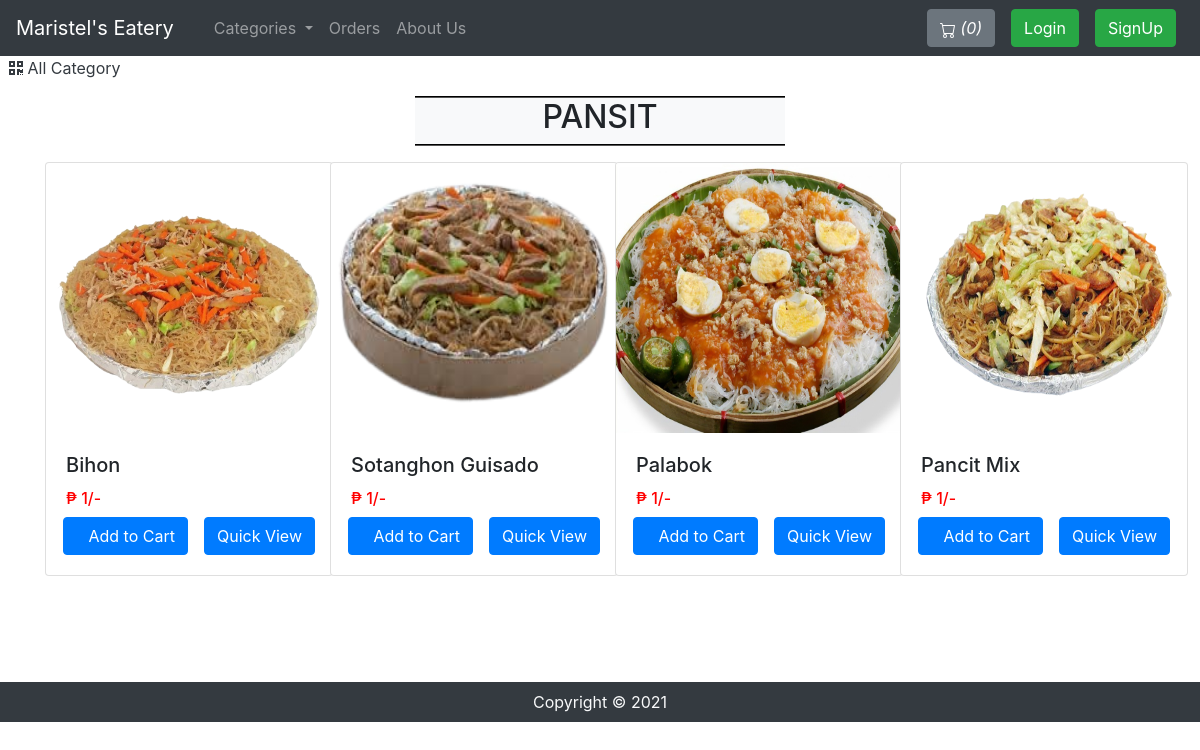
Screenshot of /viewPizzaList.php?catid=1 with the database file from the repository.
### tables this page shows
CREATE TABLE `sitedetail` (
  `tempId` int(11) NOT NULL,
  `systemName` varchar(21) NOT NULL,
  `email` varchar(35) NOT NULL,
  `contact1` bigint(21) NOT NULL,
  `contact2` bigint(21) DEFAULT NULL COMMENT 'Optional',
  `address` text NOT NULL,
  `dateTime` datetime NOT NULL DEFAULT current_timestamp()
);

CREATE TABLE `pizza` (
  `pizzaId` int(12) NOT NULL,
  `pizzaName` varchar(255) NOT NULL,
  `pizzaPrice` int(12) NOT NULL,
  `pizzaDesc` text NOT NULL,
  `pizzaCategorieId` int(12) NOT NULL,
  `pizzaPubDate` datetime NOT NULL DEFAULT current_timestamp()
);

### viewPizzaList.php (the view, shortened to what this page needs)
<!doctype html>
<html lang="en">
<head>
    <link rel="stylesheet" href="https://stackpath.bootstrapcdn.com/bootstrap/4.4.1/css/bootstrap.min.css">
    <link rel="stylesheet" href="https://use.fontawesome.com/releases/v5.8.2/css/all.css">
</head>
<body>
    <?php include 'partials/_dbconnect.php';?>
    <?php require 'partials/_nav.php' ?>
    <div>&nbsp;
        <a href="index.php" class="active text-dark">
        <i class="fas fa-qrcode"></i>
            <span>All Category</span>
        </a>
    </div>
    <div class="container my-3" id="cont">
        <div class="col-lg-4 text-center bg-light my-3" style="margin:auto;border-top: 2px groove black;border-bottom: 2px groove black;">
            <h2 class="text-center"><span id="catTitle">Items</span></h2>
        </div>
        <div class="row">
        <?php
            $id = $_GET['catid'];
            $sql = "SELECT * FROM `pizza` WHERE pizzaCategorieId = $id";
            $result = mysqli_query($conn, $sql);
            while($row = mysqli_fetch_assoc($result)){
                $pizzaId = $row['pizzaId'];
                $pizzaName = $row['pizzaName'];
                $pizzaPrice = $row['pizzaPrice'];
                echo '<div class="col-xs-3 col-sm-3 col-md-3">
                        <div class="card" style="width: 18rem;">
                            <img src="img/prod-'.$pizzaId. '.jpg" class="card-img-top" alt="image for this pizza" width="249px" height="270px">
                            <div class="card-body">
                                <h5 class="card-title">' . substr($pizzaName, 0, 20). '</h5>
                          <h6 style="color: #ff0000">₱ '.$pizzaPrice. '/-</h6>
                             <div class="row justify-content-center">';
                                if($loggedin){
                                    $quaSql = "SELECT `itemQuantity` FROM `viewcart` WHERE pizzaId = '$pizzaId' AND `userId`='$userId'";
                                    $quaresult = mysqli_query($conn, $quaSql);
                                    $quaExistRows = mysqli_num_rows($quaresult);
                                    if($quaExistRows == 0) {
                                        echo '<form action="partials/_manageCart.php" method="POST">
                                              <input type="hidden" name="itemId" value="'.$pizzaId. '">
                                              <button type="submit" name="addToCart" class="btn btn-primary mx-2">Add to Cart</button>';
                                    }else {
                                        echo '<a href="viewCart.php"><button class="btn btn-primary mx-2">Go to Cart</button></a>';
                                    }
                                }
                                else{
                                    echo '<button class="btn btn-primary mx-2" data-toggle="modal" data-target="#loginModal"><i class="icofont-cart"></i>Add to Cart</button>';
                                }
                            echo '</form>
                                <a href="viewPizza.php?pizzaid=' . $pizzaId . '" class="mx-2"><button class="btn btn-primary">Quick View</button></a>
                                </div>
                            </div>
                        </div>
                    </div>';
            }
            ?>
        </div>
    </div>
    <?php require 'partials/_footer.php' ?>
    <link href="assets/vendor/icofont/icofont.min.css" rel="stylesheet">
</body>
</html>

### partials/_nav.php (shortened to what this page needs)
<?php
$userId = '';
$loggedin = '';
$username = '';
if(isset($_SESSION['loggedin']) && $_SESSION['loggedin']==true){
  $loggedin= true;
  $userId = $_SESSION['userId'];
  $username = $_SESSION['username'];
}
else{
  $loggedin = false;
  $userId = 0;
}
  $sql = "SELECT * FROM `sitedetail`";
  $result = mysqli_query($conn, $sql);
  $row = mysqli_fetch_assoc($result);
  $systemName = $row['systemName'];
  echo '<nav class="navbar navbar-expand-lg navbar-dark bg-dark">
        <a class="navbar-brand" href="index.php">'.$systemName.'</a>
        <button class="navbar-toggler" type="button" data-toggle="collapse" data-target="#navbarSupportedContent" aria-controls="navbarSupportedContent" aria-expanded="false" aria-label="Toggle navigation">
          <span class="navbar-toggler-icon"></span>
        </button>
        <div class="collapse navbar-collapse" id="navbarSupportedContent">
          <ul class="navbar-nav mr-auto">
            <li class="nav-item active">
              <a class="nav-link" href="index.php"> <span class="sr-only">(current)</span></a>
            </li>
            <li class="nav-item dropdown">
              <a class="nav-link dropdown-toggle" href="#" id="navbarDropdown" role="button" data-toggle="dropdown" aria-haspopup="true" aria-expanded="false">
                Categories
              </a>
              <div class="dropdown-menu" aria-labelledby="navbarDropdown">';
              echo '</div>
            </li>
            <li class="nav-item">
              <a class="nav-link" href="viewOrder.php">Orders</a>
            </li>
            <li class="nav-item">
              <a class="nav-link" href="about.php">About Us</a>
            </li>
            </ul>
            ';
          $countsql = "SELECT SUM(`itemQuantity`) FROM `viewcart` WHERE `userId`=$userId AND status_id = 1";
          $countresult = mysqli_query($conn, $countsql);
          $countrow = mysqli_fetch_assoc($countresult);
          $count = $countrow['SUM(`itemQuantity`)'];
          if(!$count) {
            $count = 0;
          }
          echo '<a href="viewCart.php"><button type="button" class="btn btn-secondary mx-2" title="MyCart">
            <svg xmlns="img/cart.svg" width="16" height="16" fill="currentColor" class="bi bi-cart" viewBox="0 0 16 16">
              <path d="M0 1.5A.5.5 0 0 1 .5 1H2a.5.5 0 0 1 .485.379L2.89 3H14.5a.5.5 0 0 1 .491.592l-1.5 8A.5.5 0 0 1 13 12H4a.5.5 0 0 1-.491-.408L2.01 3.607 1.61 2H.5a.5.5 0 0 1-.5-.5zM3.102 4l1.313 7h8.17l1.313-7H3.102zM5 12a2 2 0 1 0 0 4 2 2 0 0 0 0-4zm7 0a2 2 0 1 0 0 4 2 2 0 0 0 0-4zm-7 1a1 1 0 1 1 0 2 1 1 0 0 1 0-2zm7 0a1 1 0 1 1 0 2 1 1 0 0 1 0-2z"/>
            </svg>
            <i class="bi bi-cart">(' .$count. ')</i>
          </button></a>';
          if($loggedin){
            echo '<ul class="navbar-nav mr-2">
              <li class="nav-item dropdown">
                <a class="nav-link dropdown-toggle" href="#" id="navbarDropdown" role="button" data-toggle="dropdown"> Welcome ' .$username. '</a>
                <div class="dropdown-menu" aria-labelledby="navbarDropdown">
                  <a class="dropdown-item" href="partials/_logout.php">Logout</a>
                </div>
              </li>
            </ul>
            <div class="text-center image-size-small position-relative">
              <a href="viewProfile.php"><img src="img/person-' .$userId. '.jpg" class="rounded-circle" onError="this.src = \'img/profilePic.jpg\'" style="width:40px; height:40px"></a>
            </div>';
          }
          else {
            echo '
            <button type="button" class="btn btn-success mx-2"  data-toggle="modal" data-target="#loginModal">Login</button>
            <button type="button" class="btn btn-success mx-2"  data-toggle="modal" data-target="#signupModal">SignUp</button>';
          }
    echo '</div>
      </nav>';
?>

### partials/_footer.php
<div class="footer container-fluid bg-dark text-light">
    <p class="text-center py-2 mb-0">Copyright © 2021</p>
</div>

### viewPizzaList.php (style rules this page uses)
#cont { min-height : 570px; }

### rows the page displays
sitedetail: systemName "Maristel's Eatery"
pizza: shows a picture, pizzaName "Bihon", pizzaPrice "1"
pizza: shows a picture, pizzaName "Sotanghon Guisado", pizzaPrice "1"
pizza: shows a picture, pizzaName "Palabok", pizzaPrice "1"
pizza: shows a picture, pizzaName "Pancit Mix", pizzaPrice "1"

### other values shown
$count "0"
